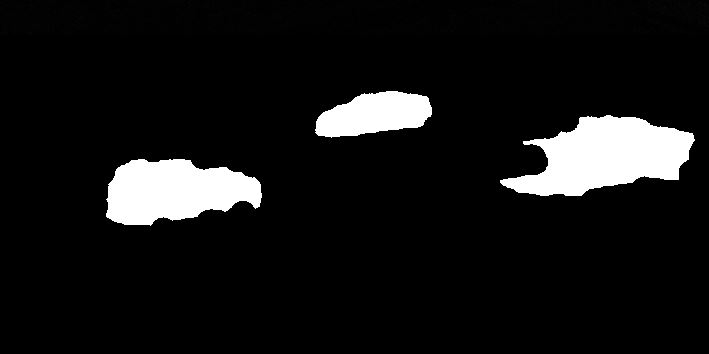
%> input picture assets/carsBW.JPG, 709 x 354 px
$ octave --eval "result = segmentedCars2(imread('assets/carsBW.JPG'));"   (GNU Octave 9; MATLAB toolbox functions it lacks are replaced by stand-ins)
%> lines starting %> are read from the running program, lines starting %| are printed output that depends on the picture; in (x1, y1, x2, y2) boxes, pixels count from 0 and x2, y2 are one past the last pixel; in counts of white or black regions, pixels touching at a corner belong together; the program's own positions count from 1
function [BW,maskedImage] = segmentedCars2(X)
%segmentImage Segment image using auto-generated code from Image Segmenter app
%  [BW,MASKEDIMAGE] = segmentImage(X) segments image X using auto-generated
%  code from the Image Segmenter app. The final segmentation is returned in
%  BW, and a masked image is returned in MASKEDIMAGE.

% Auto-generated by imageSegmenter app on 18-Jul-2023
%----------------------------------------------------

% Threshold image with manual threshold
BW = im2gray(X) > 2.000000e-01;
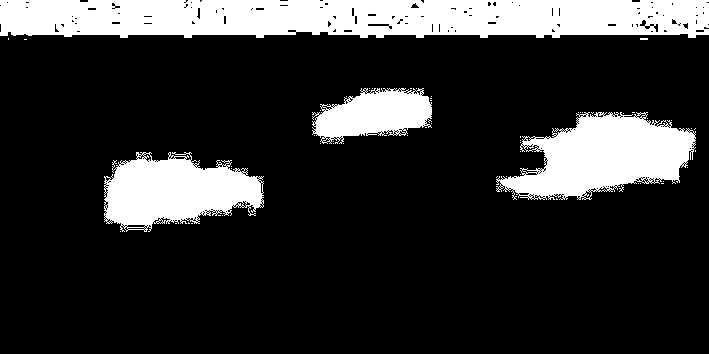
%> BW: size 354x709 logical; 19% white; 57 white regions (53 under 20 px), largest, box (x1, y1, x2, y2) and area: (0, 0, 709, 38) 24218, (496, 112, 696, 200) 10653, (104, 152, 264, 232) 8412, (312, 88, 432, 144) 4352

% Open mask with disk
radius = 3;
decomposition = 0;
se = strel('disk', radius, decomposition);
BW = imopen(BW, se);
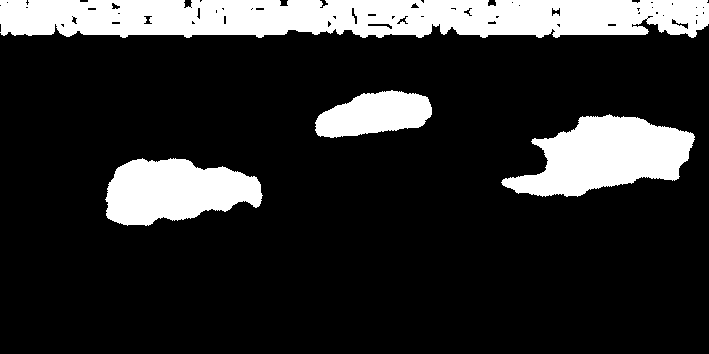
%> BW: size 354x709 logical; 17.8% white; 4 white regions, box (x1, y1, x2, y2) and area: (0, 0, 709, 38) 23502, (501, 114, 695, 197) 9675, (105, 158, 263, 226) 7617, (315, 90, 432, 138) 3901

% Close mask with disk
radius = 20;
decomposition = 0;
se = strel('disk', radius, decomposition);
BW = imclose(BW, se);
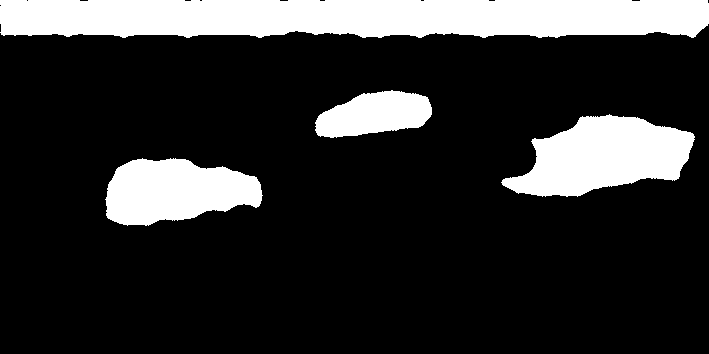
%> BW: size 354x709 logical; 18.6% white; 4 white regions, box (x1, y1, x2, y2) and area: (0, 0, 709, 38) 24795, (501, 114, 695, 197) 10148, (105, 158, 263, 226) 7775, (315, 90, 432, 138) 3928

% Create masked image.
maskedImage = X;
%> maskedImage is the input picture: size 354x709x3 uint8; min 0, max 255, mean 21.5
maskedImage(~BW) = 0;
%> maskedImage: size 354x709x3 uint8; 0.97% of pixels changed, all inside (x1, y1, x2, y2) = (0, 0, 709, 232)

end

$ run again, on assets/frameDiff.JPG
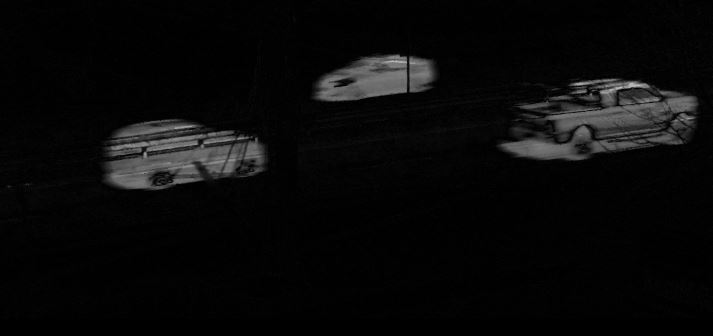
%> input picture assets/frameDiff.JPG, 713 x 336 px
%> in segmentedCars2, `BW = im2gray(X) > 2.000000e-01;`:
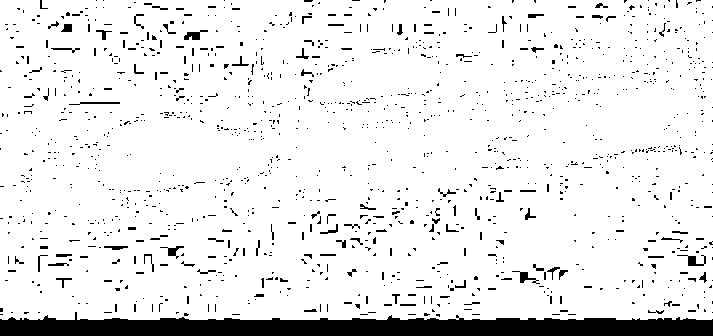
%> BW: size 336x713 logical; 91.3% white; 1355 black regions (1265 under 20 px), largest, box (x1, y1, x2, y2) and area: (0, 312, 713, 336) 12015, (677, 255, 706, 266) 126, (184, 30, 208, 40) 124
%> in segmentedCars2, `BW = imclose(BW, se);`:
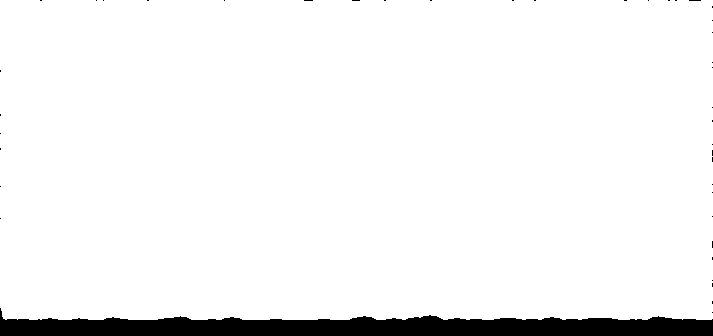
%> BW: size 336x713 logical; 94.9% white; 42 black regions (41 under 20 px), largest, box (x1, y1, x2, y2) and area: (0, 308, 713, 336) 12172
%> in segmentedCars2, maskedImage is the input picture: size 336x713x3 uint8; min 0, max 194, mean 9.3
%> maskedImage: size 336x713x3 uint8; 0.13% of pixels changed, all inside (x1, y1, x2, y2) = (0, 0, 713, 320)
